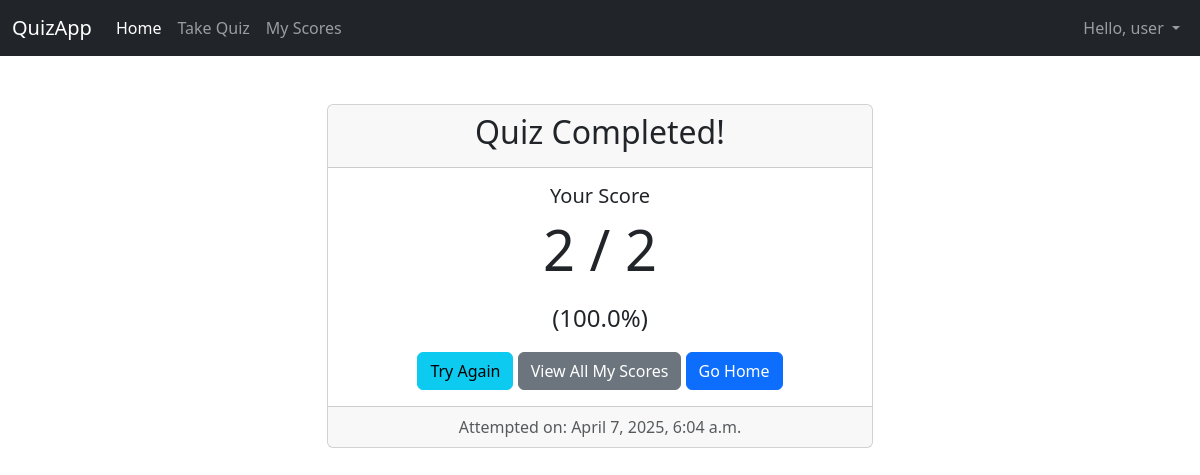
The app's page /result/3/ (signed in) with its own data.
### quizapp/models.py (models this page shows, shortened)
class Result(models.Model):
    user = models.ForeignKey(User, on_delete=models.CASCADE, null=True, blank=True)  # Make user optional
    score = models.IntegerField()
    total_questions = models.IntegerField()
    timestamp = models.DateTimeField(auto_now_add=True)
    def percentage(self):
        if self.total_questions > 0:
            return round((self.score / self.total_questions) * 100, 2)
        return 0

### quizapp/views.py (the view)
# urls.py: path('result/<int:result_id>/', views.result_view, name='result'),
@login_required
def result_view(request, result_id):
    result = get_object_or_404(Result, id=result_id, user=request.user)
    return render(request, 'result.html', {'result': result})

### quizapp/templates/result.html (shortened to what this page needs)
{% extends "base.html" %}
{% block content %}
<div class="row justify-content-center">
    <div class="col-md-6">
        <div class="card text-center">
             <div class="card-header">
                <h2>Quiz Completed!</h2>
             </div>
             <div class="card-body">
                <h5 class="card-title">Your Score</h5>
                <p class="display-4">{{ result.score }} / {{ result.total_questions }}</p>
                <p class="fs-4">({{ result.percentage }}%)</p>
                <a href="{% url 'quiz' %}" class="btn btn-info">Try Again</a>
                <a href="{% url 'view_scores' %}" class="btn btn-secondary">View All My Scores</a>
                <a href="{% url 'home' %}" class="btn btn-primary">Go Home</a>
             </div>
             <div class="card-footer text-muted">
                 Attempted on: {{ result.timestamp|date:"F j, Y, P" }}
             </div>
        </div>
    </div>
</div>
{% endblock %}

### quizapp/templates/base.html (shortened to what this page needs)
<!doctype html>
<html lang="en">
<head>
    <link href="https://cdn.jsdelivr.net/npm/bootstrap@5.3.2/dist/css/bootstrap.min.css" rel="stylesheet">
</head>
<body>
    <nav class="navbar navbar-expand-md navbar-dark bg-dark fixed-top">
        <div class="container-fluid">
            <a class="navbar-brand" href="{% url 'home' %}">QuizApp</a>
            <div class="collapse navbar-collapse" id="navbarCollapse">
                <ul class="navbar-nav me-auto mb-2 mb-md-0">
                    <li class="nav-item">
                        <a class="nav-link active" aria-current="page" href="{% url 'home' %}">Home</a>
                    </li>
                    {% if user.is_authenticated %}
                        <li class="nav-item">
                            <a class="nav-link" href="{% url 'quiz' %}">Take Quiz</a>
                        </li>
                         <li class="nav-item">
                            <a class="nav-link" href="{% url 'view_scores' %}">My Scores</a>
                        </li>
                    {% endif %}
                </ul>
                <ul class="navbar-nav ms-auto mb-2 mb-lg-0">
                     {% if user.is_authenticated %}
                         <li class="nav-item dropdown">
                            <a class="nav-link dropdown-toggle" href="#" role="button" data-bs-toggle="dropdown" aria-expanded="false">
                                Hello, {{ user.username }}
                            </a>
                        </li>
                     {% endif %}
                </ul>
            </div>
        </div>
    </nav>
    <main class="container mt-4">
        {% block content %}
        {% endblock %}
    </main>
</body>
</html>

### quizapp/templates/base.html (style rules this page uses)
body { padding-top: 5rem; }

### records on screen
Result: score "2", total_questions "2", percentage "100.0", timestamp "April 7, 2025, 6:04 a.m."

### other values on screen
{{ user.username }} "user"
